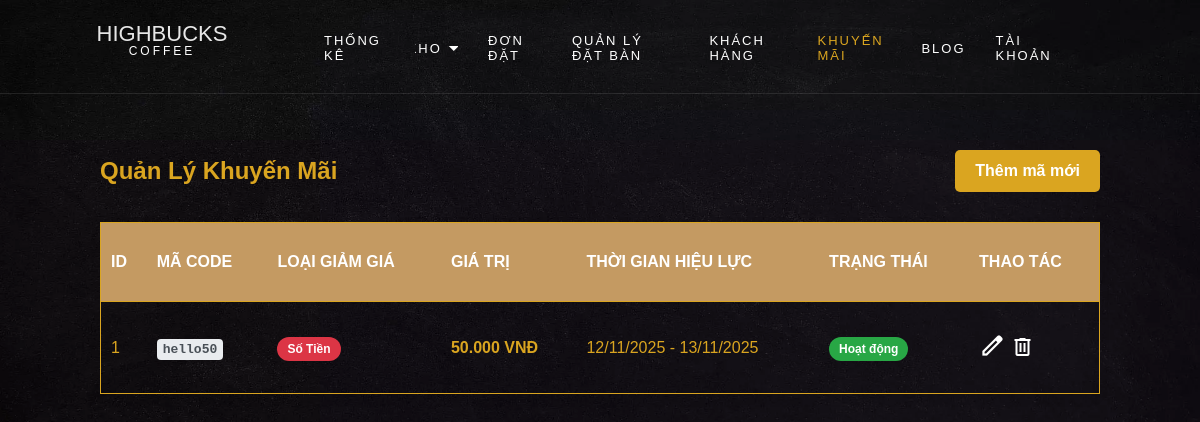
Screenshot of /Page/promotions.php with the database file from the repository.
### tables this page shows
CREATE TABLE IF NOT EXISTS `khuyenmai` (
  `idKhuyenMai` int NOT NULL AUTO_INCREMENT,
  `MaCode` varchar(50) NOT NULL,
  `LoaiGiamGia` enum('PhanTram','SoTien') NOT NULL,
  `GiaTri` decimal(10,2) NOT NULL,
  `NgayBatDau` datetime NOT NULL,
  `NgayKetThuc` datetime NOT NULL,
  `TrangThai` enum('HoatDong','KhongHoatDong') NOT NULL DEFAULT 'HoatDong',
  PRIMARY KEY (`idKhuyenMai`),
  UNIQUE KEY `MaCode` (`MaCode`)
);

### Page/promotions.php (the view, shortened to what this page needs)
<?php
include_once '../PHP/Connect.php';
$sql = "SELECT * FROM khuyenmai ORDER BY idKhuyenMai DESC";
$result = mysqli_query($conn, $sql);
?>
<!DOCTYPE html>
<html lang="vi">
<head>
    <link rel="stylesheet" href="../Css/css.css">
</head>
<body>
    <div class="admin-container">
        <?php include_once __DIR__ . '/../PHP/menu_dashboard.php'; ?>
        <div class="dashboard">
            <div class="main-header" style="display: flex; justify-content: space-between; align-items: center; ">
                <h2>Quản Lý Khuyến Mãi</h2>
                <a href="add_promotion.php" class="btn btn-primary">
                    Thêm mã mới
                </a>
            </div>
            <table class="tbdonhang modern">
                    <tr>
                        <th>ID</th>
                        <th>Mã Code</th>
                        <th>Loại Giảm Giá</th>
                        <th>Giá Trị</th>
                        <th>Thời Gian Hiệu Lực</th>
                        <th>Trạng Thái</th>
                        <th>Thao tác</th>
                    </tr>
                    <?php if (mysqli_num_rows($result) > 0): ?>
                        <?php while($row = mysqli_fetch_assoc($result)): ?>
                            <tr>
                                <td><?php echo $row['idKhuyenMai']; ?></td>
                                <td><strong class="promo-code"><?php echo htmlspecialchars($row['MaCode']); ?></strong></td>
                                <td>
                                    <?php
                                        $loai_class = ($row['LoaiGiamGia'] == 'PhanTram') ? 'phan-tram' : 'so-tien';
                                        $loai_text = ($row['LoaiGiamGia'] == 'PhanTram') ? 'Phần Trăm' : 'Số Tiền';
                                        echo "<span class='status-badge {$loai_class}'>{$loai_text}</span>";
                                    ?>
                                </td>
                                <td>
                                    <?php
                                        if ($row['LoaiGiamGia'] == 'PhanTram') {
                                            echo '<strong>' . htmlspecialchars($row['GiaTri']) . ' %</strong>';
                                        } else {
                                            echo '<strong>' . number_format($row['GiaTri'], 0, ',', '.') . ' VNĐ</strong>';
                                        }
                                    ?>
                                </td>
                                <td>
                                    <?php echo date('d/m/Y', strtotime($row['NgayBatDau'])); ?> -
                                    <?php echo date('d/m/Y', strtotime($row['NgayKetThuc'])); ?>
                                </td>
                                <td>
                                     <?php
                                        $status_class = ($row['TrangThai'] == 'HoatDong') ? 'hoat-dong' : 'khong-hoat-dong';
                                        $status_text = ($row['TrangThai'] == 'HoatDong') ? 'Hoạt động' : 'Không hoạt động';
                                        echo "<span class='status-badge {$status_class}'>{$status_text}</span>";
                                    ?>
                                </td>
                                <td class="action-links">
                                    <a href="edit_promotion.php?id=<?php echo $row['idKhuyenMai']; ?>" title="Sửa"><span class="material-symbols-outlined icon-edit">edit</span></a>
                                    <a href="../PHP/delete_promotion.php?id=<?php echo $row['idKhuyenMai']; ?>" title="Xóa" onclick="return confirm('Bạn có chắc chắn muốn xóa mã khuyến mãi này?');"><span class="material-symbols-outlined icon-delete">delete</span></a>
                                </td>
                            </tr>
                        <?php endwhile; ?>
                    <?php else: ?>
                        <tr><td colspan="8" style="text-align: center;">Chưa có mã khuyến mãi nào.</td></tr>
                    <?php endif; ?>
            </table>
        </div>
    </div>
</body>
</html>

### Css/css.css (style rules this page uses)
* { padding: 0; margin: 0; box-sizing: border-box; }
html,body { scroll-behavior: smooth; font-family: "Poppins", Arial, sans-serif; background-image: url(../Pic/bg_4.jpg); background-position: center; background-repeat: no-repeat; background-size: cover; background-attachment: fixed; color: gray; font-weight: 300; width: 100%; }
.tbdonhang tr:first-child { background-color: rgba(196,154,98,255); color: white; border-radius: 20px; }
.material-symbols-outlined.icon-edit,.icon-delete { color: white; font-size: 27px; }
.main-header { margin-bottom: 20px; }
.main-header .btn-primary { display: inline-block; background-color: goldenrod; color: white; padding: 15px 20px; border-radius: 5px; text-decoration: none; font-size: 17px; font-weight: bold; cursor: pointer; border: none; transition: background-color 0.3s ease; }
.tbdonhang.modern { box-shadow: 0 4px 12px rgba(0,0,0,0.08); border-radius: 10px; }
.tbdonhang.modern th { color: white; font-weight: bold; text-transform: uppercase; font-size: 16px; }
.tbdonhang.modern td { color: goldenrod; vertical-align: middle; }
.promo-code { font-family: monospace; background-color: #e9ecef; padding: 3px 6px; border-radius: 4px; color: #495057; }
.status-badge { padding: 5px 10px; border-radius: 15px; font-size: 12px; font-weight: 600; color: white; }
.status-badge.hoat-dong { background-color: #28a745; }
.status-badge.so-tien { background-color: #dc3545; }
.main-header .btn-primary { display: inline-block; background-color: goldenrod; color: white !important; padding: 12px 20px; border-radius: 5px; text-decoration: none; font-size: 16px; font-weight: bold; cursor: pointer; border: none; transition: background-color 0.3s ease; }

### rows the page displays
khuyenmai: idKhuyenMai "1", MaCode "hello50", LoaiGiamGia "Số Tiền", GiaTri "50.000", NgayBatDau "12/11/2025", NgayKetThuc "13/11/2025", TrangThai "Hoạt động"
